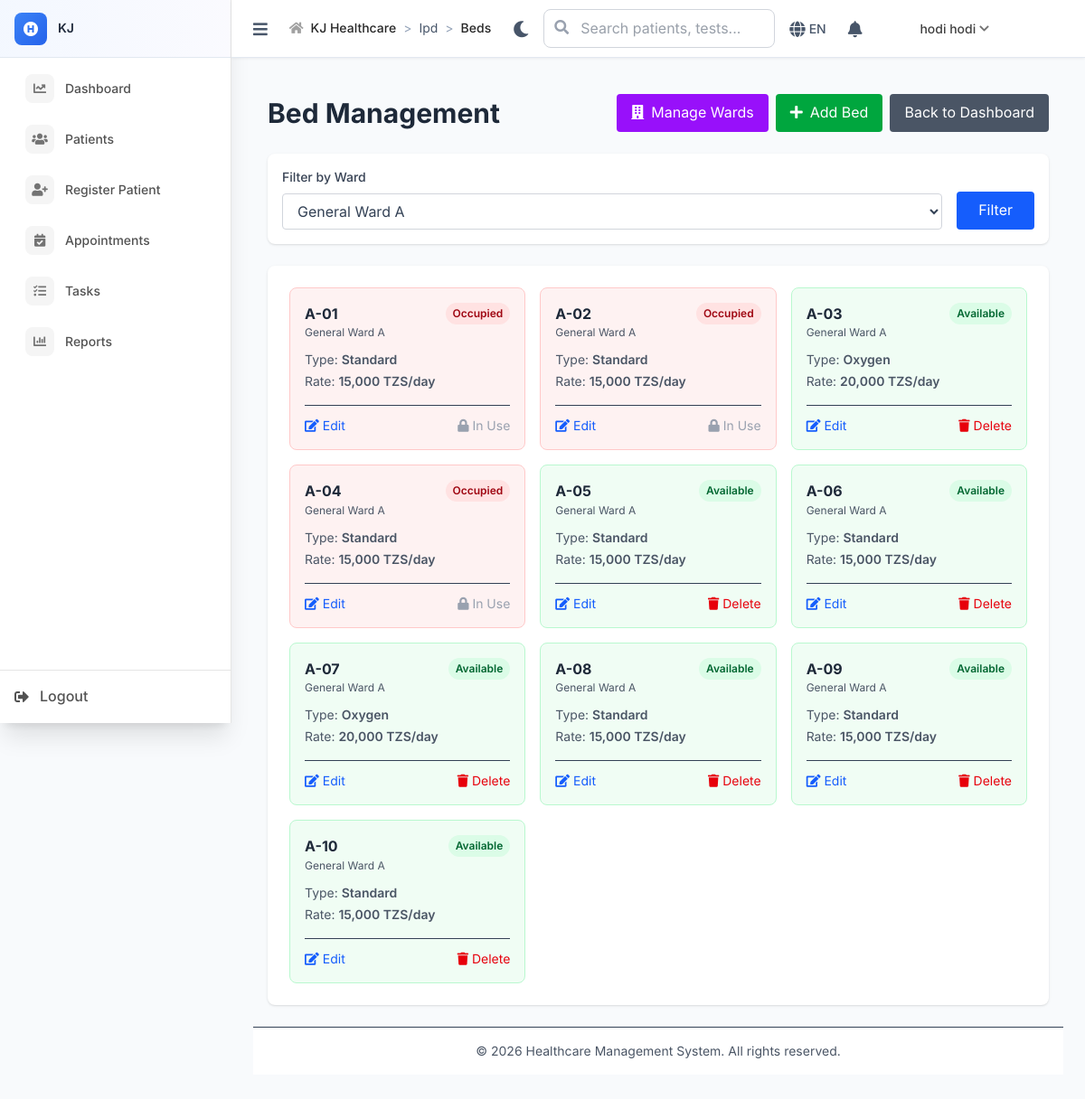
/ipd/beds?ward_id=1 (signed in), run on the app's committed database.
### tables this page shows
CREATE TABLE `ipd_beds` (
  `id` int NOT NULL,
  `ward_id` int NOT NULL,
  `bed_number` varchar(20) NOT NULL,
  `bed_type` enum('standard','oxygen','icu','isolation') DEFAULT 'standard',
  `status` enum('available','occupied','maintenance','reserved') DEFAULT 'available',
  `daily_rate` decimal(10,2) NOT NULL DEFAULT '0.00',
  `notes` text,
  `is_active` tinyint(1) DEFAULT '1',
  `created_at` timestamp NULL DEFAULT CURRENT_TIMESTAMP,
  `updated_at` timestamp NULL DEFAULT CURRENT_TIMESTAMP ON UPDATE CURRENT_TIMESTAMP
);

CREATE TABLE `ipd_wards` (
  `id` int NOT NULL,
  `ward_name` varchar(100) NOT NULL,
  `ward_code` varchar(20) NOT NULL,
  `ward_type` enum('general','private','icu','maternity','pediatric','isolation') DEFAULT 'general',
  `total_beds` int NOT NULL DEFAULT '0',
  `occupied_beds` int NOT NULL DEFAULT '0',
  `floor_number` int DEFAULT NULL,
  `description` text,
  `is_active` tinyint(1) DEFAULT '1',
  `created_at` timestamp NULL DEFAULT CURRENT_TIMESTAMP,
  `updated_at` timestamp NULL DEFAULT CURRENT_TIMESTAMP ON UPDATE CURRENT_TIMESTAMP
);

### includes/BaseController.php (called while the page is built, shortened)
<?php
class BaseController {
    public function __construct() {
        global $pdo;
        $this->pdo = $pdo;
        $this->db = $this->pdo;
    }
    protected function render($view, $data = []) {
        extract($data);
        include __DIR__ . "/../views/{$view}.php";
    }
}
?>

### controllers/IpdController.php (called while the page is built, shortened)
<?php
require_once __DIR__ . '/../includes/BaseController.php';
class IpdController extends BaseController {
    public function beds() {
        try {
            $ward_id = $_GET['ward_id'] ?? null;
            $stmt = $this->db->query("
                SELECT * FROM ipd_wards
                WHERE is_active = 1
                ORDER BY ward_name
            ");
            $wards = $stmt->fetchAll(PDO::FETCH_ASSOC);
            $query = "
                SELECT
                    ib.*,
                    iw.ward_name,
                    iw.ward_type,
                    ia.patient_id,
                    p.first_name,
                    p.last_name,
                    p.registration_number
                FROM ipd_beds ib
                JOIN ipd_wards iw ON ib.ward_id = iw.id
                LEFT JOIN ipd_admissions ia ON ib.id = ia.bed_id AND ia.status = 'active'
                LEFT JOIN patients p ON ia.patient_id = p.id
                WHERE ib.is_active = 1
            ";
            if ($ward_id) {
                $query .= " AND ib.ward_id = ?";
                $stmt = $this->db->prepare($query . " ORDER BY ib.bed_number");
                $stmt->execute([$ward_id]);
            } else {
                $stmt = $this->db->query($query . " ORDER BY iw.ward_name, ib.bed_number");
            }
            $beds = $stmt->fetchAll(PDO::FETCH_ASSOC);
            $this->render('ipd/beds', [
                'wards' => $wards,
                'beds' => $beds,
                'selected_ward_id' => $ward_id
            ]);
        } catch (Exception $e) {
            error_log("IPD beds error: " . $e->getMessage());
            $_SESSION['error'] = "Error loading beds";
            header('Location: ' . BASE_PATH . '/ipd/dashboard');
            exit;
        }
    }
}

### index.php (called while the page is built, shortened)
<?php
$request = $_SERVER['REQUEST_URI'];
$path = parse_url($request, PHP_URL_PATH);
if (strpos($path, BASE_PATH) === 0) {
    $path = substr($path, strlen(BASE_PATH));
}
$path = ltrim($path, '/');
$segments = explode('/', $path);
$controller = $segments[0] ?? 'auth';
$action = $segments[1] ?? 'login';
try {
    $controllerInstance = new $controllerClass();
    $params = array_slice($segments, 2);
    call_user_func_array([$controllerInstance, $action], $params);
} catch (Throwable $e) {
    Logger::error("Error in controller: " . $e->getMessage(), [
        'controller' => $controller,
        'action' => $action,
        'file' => $e->getFile(),
        'line' => $e->getLine(),
        'trace' => $e->getTraceAsString()
    ]);
    error_log("Error in controller: " . $e->getMessage());
    http_response_code(500);
    echo "Internal server error";
}
?>

### views/ipd/beds.php (the view, shortened to what this page needs)
<?php
require_once __DIR__ . '/../layouts/header.php';
?>
<div class="container mx-auto px-4 py-6">
    <div class="flex justify-between items-center mb-6">
        <h1 class="text-3xl font-bold text-gray-800">Bed Management</h1>
        <div class="flex space-x-2">
            <a href="<?php echo BASE_PATH; ?>/ipd/wards" class="bg-purple-600 text-white px-4 py-2 rounded hover:bg-purple-700">
                <i class="fas fa-building mr-2"></i>Manage Wards
            </a>
            <a href="<?php echo BASE_PATH; ?>/ipd/add_bed" class="bg-green-600 text-white px-4 py-2 rounded hover:bg-green-700">
                <i class="fas fa-plus mr-2"></i>Add Bed
            </a>
            <a href="<?php echo BASE_PATH; ?>/ipd/dashboard" class="bg-gray-600 text-white px-4 py-2 rounded hover:bg-gray-700">Back to Dashboard</a>
        </div>
    </div>
    <div class="bg-white rounded-lg shadow p-4 mb-6">
        <form method="GET" class="flex items-end space-x-4">
            <div class="flex-1">
                <label class="block text-sm font-medium text-gray-700 mb-2">Filter by Ward</label>
                <select name="ward_id" class="w-full border border-gray-300 rounded px-3 py-2">
                    <?php foreach ($wards as $ward): ?>
                        <option value="<?php echo $ward['id']; ?>" <?php echo $selected_ward_id == $ward['id'] ? 'selected' : ''; ?>>
                            <?php echo htmlspecialchars($ward['ward_name']); ?>
                        </option>
                    <?php endforeach; ?>
                </select>
            </div>
            <button type="submit" class="bg-blue-600 text-white px-6 py-2 rounded hover:bg-blue-700">Filter</button>
        </form>
    </div>
    <div class="bg-white rounded-lg shadow overflow-hidden">
        <div class="grid grid-cols-1 md:grid-cols-2 lg:grid-cols-3 xl:grid-cols-4 gap-4 p-6">
            <?php foreach ($beds as $bed): ?>
                <div class="border rounded-lg p-4 <?php echo $bed['status'] === 'occupied' ? 'bg-red-50 border-red-200' : 'bg-green-50 border-green-200'; ?>">
                    <div class="flex justify-between items-start mb-3">
                        <div>
                            <h3 class="font-bold text-gray-800"><?php echo htmlspecialchars($bed['bed_number']); ?></h3>
                            <p class="text-xs text-gray-600"><?php echo htmlspecialchars($bed['ward_name']); ?></p>
                        </div>
                        <span class="px-2 py-1 text-xs rounded-full font-semibold
                            <?php
                            echo $bed['status'] === 'available' ? 'bg-green-100 text-green-800' :
                                ($bed['status'] === 'occupied' ? 'bg-red-100 text-red-800' :
                                ($bed['status'] === 'maintenance' ? 'bg-yellow-100 text-yellow-800' : 'bg-blue-100 text-blue-800'));
                            ?>">
                            <?php echo ucfirst($bed['status']); ?>
                        </span>
                    </div>
                    <div class="space-y-1 text-sm">
                        <p class="text-gray-600">Type: <span class="font-semibold"><?php echo ucfirst($bed['bed_type']); ?></span></p>
                        <p class="text-gray-600">Rate: <span class="font-semibold"><?php echo number_format($bed['daily_rate']); ?> TZS/day</span></p>
                    </div>
                    <div class="mt-4 pt-3 border-t flex justify-between">
                        <a href="<?php echo BASE_PATH; ?>/ipd/edit_bed/<?php echo $bed['id']; ?>"
                           class="text-blue-600 hover:text-blue-800 text-sm">
                            <i class="fas fa-edit mr-1"></i>Edit
                        </a>
                        <?php if ($bed['status'] !== 'occupied'): ?>
                            <a href="<?php echo BASE_PATH; ?>/ipd/delete_bed/<?php echo $bed['id']; ?>"
                               onclick="return confirm('Are you sure you want to delete this bed?')"
                               class="text-red-600 hover:text-red-800 text-sm">
                                <i class="fas fa-trash mr-1"></i>Delete
                            </a>
                        <?php else: ?>
                            <span class="text-gray-400 text-sm" title="Cannot delete occupied bed">
                                <i class="fas fa-lock mr-1"></i>In Use
                            </span>
                        <?php endif; ?>
                    </div>
                </div>
            <?php endforeach; ?>
        </div>
    </div>
</div>
<?php require_once __DIR__ . '/../layouts/footer.php'; ?>

### views/layouts/main.php (style rules this page uses)
:root { --primary-50: #eff6ff; --primary-100: #dbeafe; --primary-500: #3b82f6; --primary-600: #2563eb; --primary-700: #1d4ed8; --success-50: #f0fdf4; --success-500: #22c55e; --success-600: #16a34a; --warning-50: #fffbeb; --warning-500: #f59e0b; --warning-600: #d97706; --error-50: #fef2f2; --error-500: #ef4444; --error-600: #dc2626; --neutral-50: #f8fafc; --neutral-100: #f1f5f9; --neutral-200: #e2e8f0; --neutral-300: #cbd5e1; --neutral-400: #94a3b8; --neutral-500: #64748b; --neutral-600: #475569; --neutral-700: #334155; --neutral-800: #1e293b; --neutral-900: #0f172a; --medical-accent: #10b981; --medical-secondary: #8b5cf6; }
html, body { height: 100%; margin: 0; padding: 0; }
body { font-family: 'Inter', sans-serif; background-color: var(--neutral-50); color: var(--neutral-700); line-height: 1.6; }
:root { --header-height: 64px; }

### data on the page
ipd_beds: bed_number "A-01", ward.ward_name "General Ward A", status "Occupied", bed_type "Standard", daily_rate "15,000", shows "In Use"
ipd_beds: bed_number "A-02", ward.ward_name "General Ward A", status "Occupied", bed_type "Standard", daily_rate "15,000", shows "In Use"
ipd_beds: bed_number "A-03", ward.ward_name "General Ward A", status "Available", bed_type "Oxygen", daily_rate "20,000"
ipd_beds: bed_number "A-04", ward.ward_name "General Ward A", status "Occupied", bed_type "Standard", daily_rate "15,000", shows "In Use"
ipd_beds: bed_number "A-05", ward.ward_name "General Ward A", status "Available", bed_type "Standard", daily_rate "15,000"
ipd_beds: bed_number "A-06", ward.ward_name "General Ward A", status "Available", bed_type "Standard", daily_rate "15,000"
ipd_beds: bed_number "A-07", ward.ward_name "General Ward A", status "Available", bed_type "Oxygen", daily_rate "20,000"
ipd_beds: bed_number "A-08", ward.ward_name "General Ward A", status "Available", bed_type "Standard", daily_rate "15,000"
ipd_beds: bed_number "A-09", ward.ward_name "General Ward A", status "Available", bed_type "Standard", daily_rate "15,000"
ipd_beds: bed_number "A-10", ward.ward_name "General Ward A", status "Available", bed_type "Standard", daily_rate "15,000"

### other printed values
$_ENV['APP_NAME'] "KJ"
$item['text'] "Dashboard"
$item['text'] "Patients"
$item['text'] "Register Patient"
$item['text'] "Appointments"
$item['text'] "Tasks"
$item['text'] "Reports"
$crumb['text'] "Ipd"
$crumb['text'] "Beds"
$_SESSION['user_name'] "hodi hodi"
form field ward_id "General Ward A"
